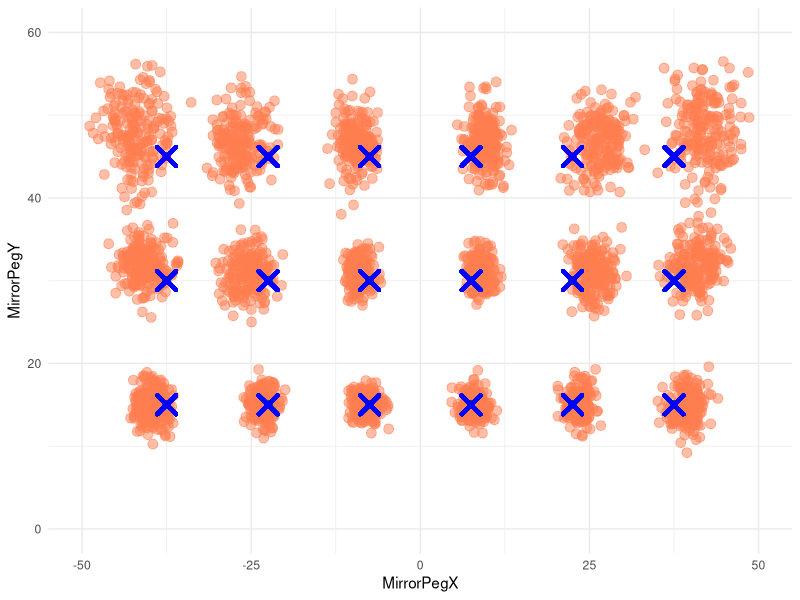
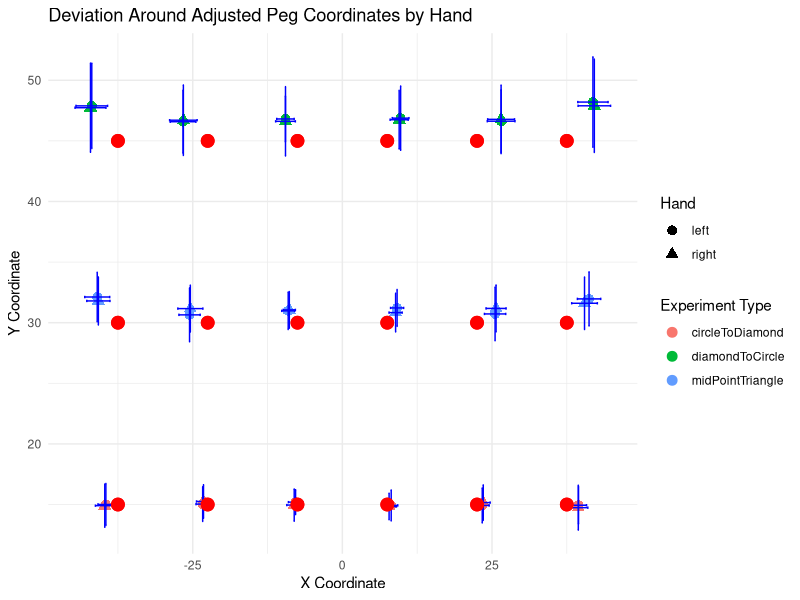
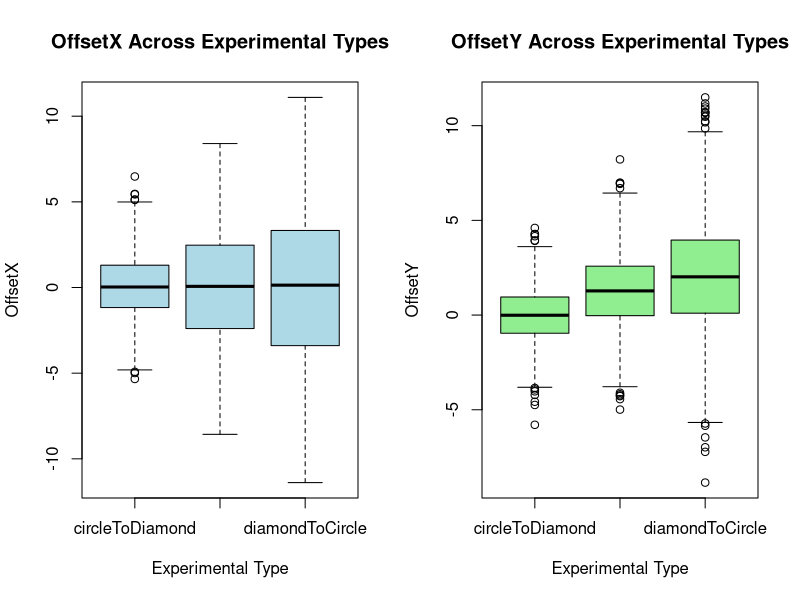
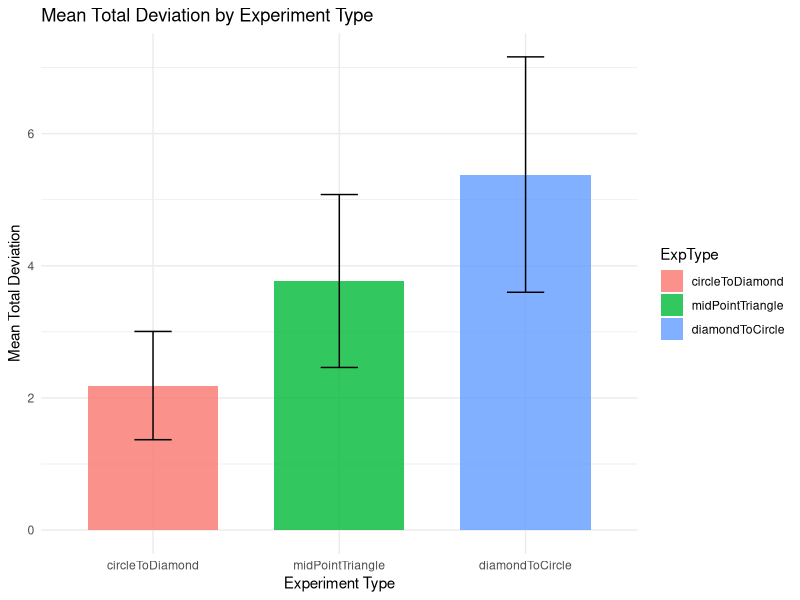
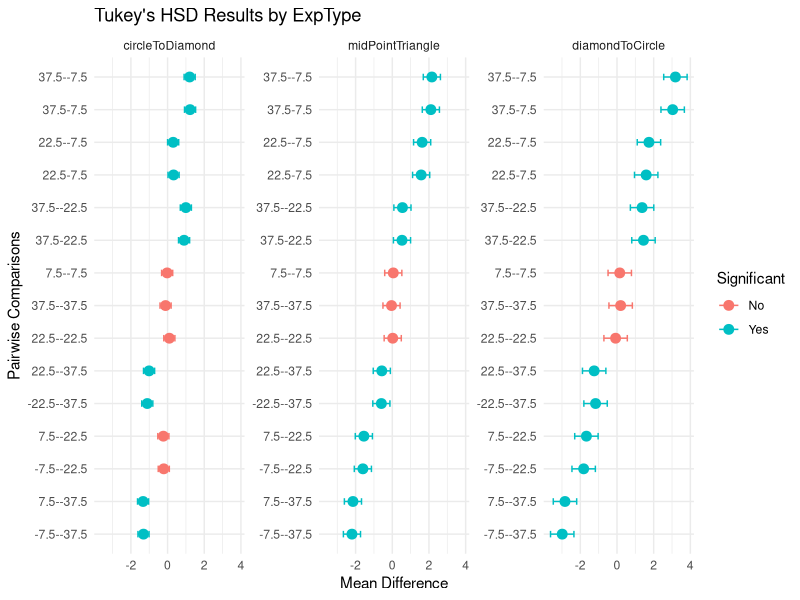
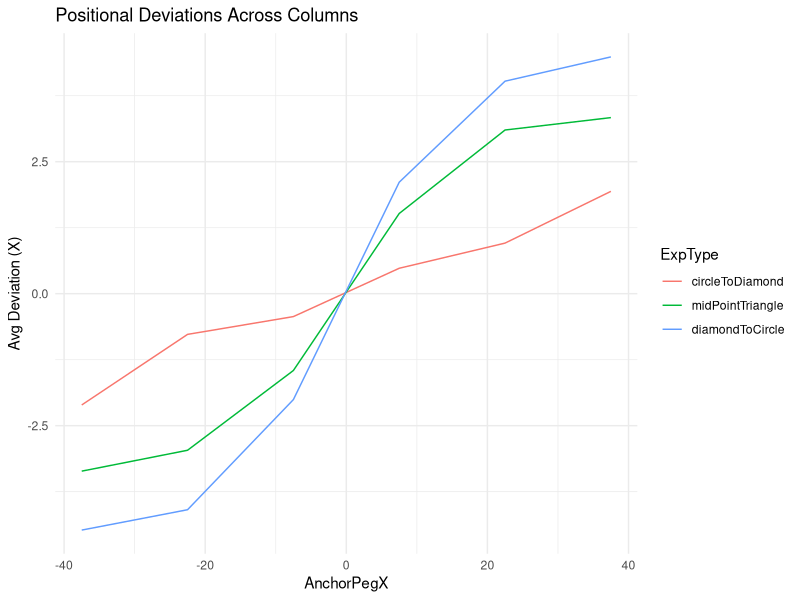
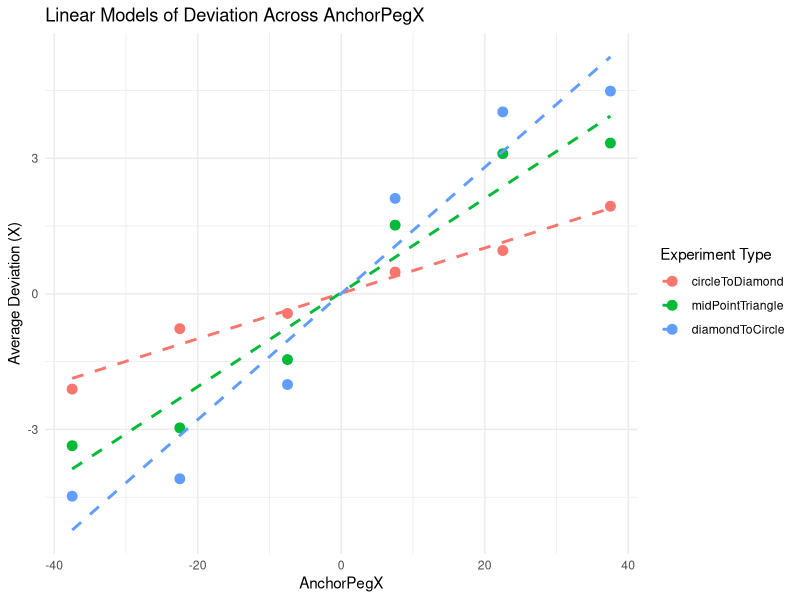
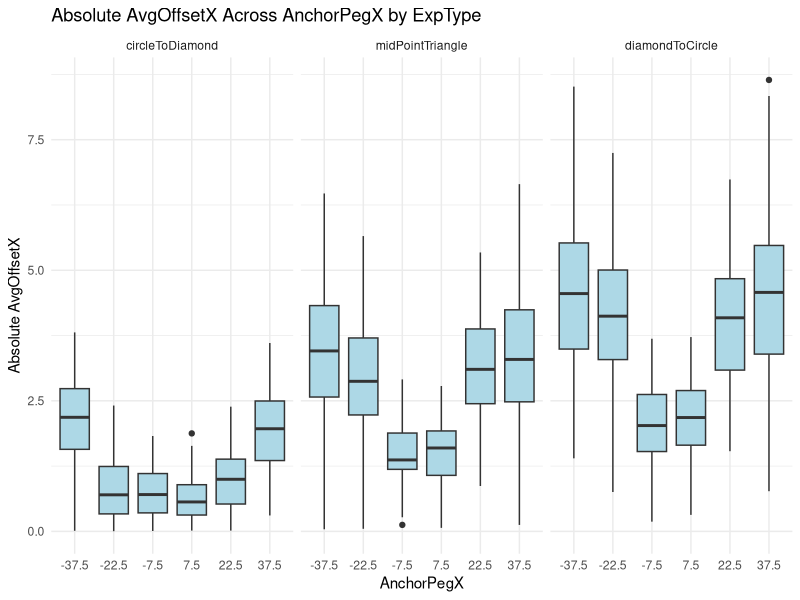

Source code (R) for these figures, in order:
# Load necessary libraries for data manipulation and visualization
library(ggplot2)  # For creating plots
library(tidyr)    # For data tidying
library(dplyr)    # For data manipulation
library(forcats)  # For working with categorical variables (factors)
library(pwr)      # For power analysis
library(broom)    # For tidying model outputs

# # ## # ## # ## # ## # ## # ## # ## # ## # ## # ## # ## # #
#------------- DATA GENERATION -----------------------------
# # ## # ## # ## # ## # ## # ## # ## # ## # ## # ## # ## # #

# Define the spatial points where the tasks are performed
xPoints <- c(7.5, 22.5, 37.5)  # X-coordinates for pegs
yPoints <- c(45, 30, 15)       # Y-coordinates for different shapes
diamondY <- 45
triangleY <- 30
circleY <- 15

numOfRepsPerPoint <- 3  # Number of repetitions per point
numOfPpl <- 67        # Total number of participants

# Initialize an empty data frame to store the simulated data
data <- data.frame(
  Person = integer(),
  Hand = character(),
  ExpType = character(),
  AnchorPegX = numeric(),
  AnchorPegY = numeric(),
  RefPegX = numeric(),
  RefPegY = numeric(),
  MirrorPegX = numeric(),
  RealMirrorPegX = numeric(),
  MirrorPegY = numeric(),
  RealMirrorPegY = numeric(),
  OffsetX = numeric(),
  OffsetY = numeric(),
  Height = numeric(),
  Wingspan = numeric(),
  stringsAsFactors = FALSE
)

# Define the means and standard deviations for the offsets (deviations)
# These represent how much participants deviate from the target positions
specificCircleMeansX <- c(-2, -1, -0.5, 0.5, 1, 2)
specificCircleMeansY <- c(0, 0, 0, 0, 0, 0)
specificCircleSDsX <- c(1.5, 1.2, 1.2, 1.2, 1.2, 1.5)
specificCircleSDsY <- c(1.7, 1.5, 1.2, 1.2, 1.5, 1.7)

specificTriangleMeansX <- c(-3.5, -3, -1.5, 1.5, 3, 3.5)
specificTriangleMeansY <- c(2, 1, 1, 1, 1, 2)
specificTriangleSDsX <- c(2, 1.8, 1, 1, 1.8, 2)
specificTriangleSDsY <- c(2.2, 2, 1.5, 1.5, 2, 2.2)

specificDiamondMeansX <- c(-4.5, -4, -2, 2, 4, 4.5)
specificDiamondMeansY <- c(3, 2, 2, 2, 2, 3)
specificDiamondSDsX <- c(2.5, 2.3, 1.5, 1.5, 2.3, 2.5)
specificDiamondSDsY <- c(3.8, 2.7, 2.5, 2.5, 2.7, 3.8)

# Create a loop for xPoints that includes negative values (mirror positions)
xPointsLoop <- c(-xPoints[3], -xPoints[2], -xPoints[1], xPoints[1], xPoints[2], xPoints[3])

# Loop over each participant to generate their data
for (person in 1:numOfPpl) {
  # Randomly assign height and wingspan to each participant
  height <- rnorm(1, mean = 170, sd = 30)      # Mean height 170 cm
  wingspan <- rnorm(1, mean = 180, sd = 30)    # Mean wingspan 180 cm
  hand <- ifelse(runif(1) < 0.5, "left", "right")  # Randomly assign hand dominance
  
  # Calculate scaling factors based on height and wingspan
  heightScalingFactor <- height / 170        # Relative to average height
  wingspanScalingFactor <- wingspan / 180    # Relative to average wingspan
  scalingFactor <- (heightScalingFactor + wingspanScalingFactor) / 2  # Average scaling factor
  
  # Loop through the three experimental types (diamond, triangle, circle)
  for (h in 1:3) {
    currY <- yPoints[h]
    
    # Depending on the experiment type, assign the appropriate Y-coordinates and means
    if (h == 1) {
      AnchorPegY <- circleY
      RefPegY <- triangleY
      MirrorPegY <- diamondY
      expType <- "diamondToCircle"
      
      # Adjust means based on the participant's scaling factor
      XmeansToUse <- specificDiamondMeansX * scalingFactor
      YmeansToUse <- specificDiamondMeansY * scalingFactor
      XsdsToUse <- specificDiamondSDsX
      YsdsToUse <- specificDiamondSDsY
      
    } else if (h == 2) {
      AnchorPegY <- diamondY
      RefPegY <- circleY
      MirrorPegY <- triangleY
      expType <- "midPointTriangle"
      
      XmeansToUse <- specificTriangleMeansX * scalingFactor
      YmeansToUse <- specificTriangleMeansY * scalingFactor
      XsdsToUse <- specificTriangleSDsX
      YsdsToUse <- specificTriangleSDsY
      
    } else if (h == 3) {
      AnchorPegY <- diamondY
      RefPegY <- triangleY
      MirrorPegY <- circleY
      expType <- "circleToDiamond"
      
      XmeansToUse <- specificCircleMeansX * scalingFactor
      YmeansToUse <- specificCircleMeansY * scalingFactor
      XsdsToUse <- specificCircleSDsX
      YsdsToUse <- specificCircleSDsY
    }
    
    # Loop over each condition (different x positions)
    for (i in 1:6) {
      for (repsOfPoint in 1:numOfRepsPerPoint) {
        # Generate random offsets based on the means and standard deviations
        offsetX <- rnorm(1, mean = XmeansToUse[i], sd = XsdsToUse[i])
        offsetY <- rnorm(1, mean = YmeansToUse[i], sd = YsdsToUse[i])
        
        # Calculate the participant's response positions
        realMirrorPegX <- xPointsLoop[i]
        mirrorPegX <- realMirrorPegX + offsetX
        mirrorPegY <- MirrorPegY + offsetY
        
        # Add the new data point to the data frame
        data <- rbind(data, data.frame(
          Person = person,
          hand = hand,
          ExpType = expType,
          AnchorPegX = xPointsLoop[i],
          AnchorPegY = AnchorPegY,
          RefPegX = xPointsLoop[i],
          RefPegY = RefPegY,
          MirrorPegX = mirrorPegX,
          RealMirrorPegX = realMirrorPegX,
          MirrorPegY = mirrorPegY,
          RealMirrorPegY = MirrorPegY,
          OffsetX = offsetX,
          OffsetY = offsetY,
          Height = height,
          Wingspan = wingspan
        ))
      }
    }
  }
}

# Randomly assign 'Hand' as a factor (this seems redundant since 'hand' is already assigned)
data <- data %>%
  mutate(Hand = rep(c("Left", "Right"), length.out = nrow(data)))

# Adjust offsets slightly based on hand dominance and anchor positions
data <- data %>%
  mutate(
    HandOffsetX = case_when(
      Hand == "Left" & AnchorPegX == 7.5 ~ OffsetX - 0.1,
      Hand == "Left" & AnchorPegX == 22.5 ~ OffsetX - 0.05,
      Hand == "Left" & AnchorPegX == 37.5 ~ OffsetX - 0.2,
      Hand == "Right" & AnchorPegX == 7.5 ~ OffsetX + 0.1,
      Hand == "Right" & AnchorPegX == 22.5 ~ OffsetX + 0.05,
      Hand == "Right" & AnchorPegX == 37.5 ~ OffsetX + 0.2,
      TRUE ~ OffsetX  # If none of the above, no adjustment
    )
  )

# # ## # ## # ## # ## # ## # ## # ## # ## # ## # ## # ## # #
#------------- VIEW RAW DATA -------------------------------
# # ## # ## # ## # ## # ## # ## # ## # ## # ## # ## # ## # #

# Visualize the data to see the distribution of pegs and responses
ggplot(data) +
  geom_point(aes(x = MirrorPegX, y = MirrorPegY), color="coral", alpha = 0.5, size = 3) +  # Participant responses
  geom_point(aes(x = AnchorPegX, y = AnchorPegY), color = "red", size = 2) +              # Anchor pegs
  geom_point(aes(x = RefPegX, y = RefPegY), size = 2, color =  "darkgreen") +             # Reference pegs
  geom_point(aes(x = RealMirrorPegX, y = RealMirrorPegY), color = "blue", size = 5, shape = 4, stroke = 2) +  # Target positions
  xlim(-50, 50) +
  ylim(0, 60) +
  theme_minimal() +
  labs(color = "Person")

# # ## # ## # ## # ## # ## # ## # ## # ## # ## # ## # ## # #
#------------- VIEW DEVIATIONS (with hand effects) ---------
# # ## # ## # ## # ## # ## # ## # ## # ## # ## # ## # ## # #

# Summarize deviations grouped by experiment type, real peg coordinates, and hand
deviation_summary <- data %>%
  group_by(ExpType, RealMirrorPegX, RealMirrorPegY, hand) %>%
  summarise(
    AvgDeviationX = mean((OffsetX)),  # Average deviation in X
    AvgDeviationY = mean((OffsetY)),  # Average deviation in Y
    StdDevX = sd(OffsetX),            # Standard deviation in X
    StdDevY = sd(OffsetY),            # Standard deviation in Y
    .groups = "drop"
  )

# Print the summarized deviations
print(deviation_summary)

# Plot the deviations with error bars
ggplot(deviation_summary, 
       aes(x = RealMirrorPegX + AvgDeviationX, 
           y = RealMirrorPegY + AvgDeviationY)) +
  geom_point(aes(color = ExpType, shape = hand), size = 3) +  # Deviations colored by experiment type and shaped by hand
  geom_errorbar(aes(
    ymin = (RealMirrorPegY + AvgDeviationY) - StdDevY,
    ymax = (RealMirrorPegY + AvgDeviationY) + StdDevY
  ), width = 0.2, color = "blue") +  # Y-axis error bars
  geom_errorbarh(aes(
    xmin = (RealMirrorPegX + AvgDeviationX) - StdDevX,
    xmax = (RealMirrorPegX + AvgDeviationX) + StdDevX
  ), height = 0.2, color = "blue") +  # X-axis error bars
  geom_point(aes(x = RealMirrorPegX, y = RealMirrorPegY), 
             color = "red", size = 4) +  # Original target positions
  labs(title = "Deviation Around Adjusted Peg Coordinates by Hand",
       x = "X Coordinate",
       y = "Y Coordinate",
       color = "Experiment Type",
       shape = "Hand") +
  theme_minimal()

# # ## # ## # ## # ## # ## # ## # ## # ## # ## # ## # ## # #
#------------- VIEW DEVIATIONS AS BOX PLOTS PER AXIS -------
# # ## # ## # ## # ## # ## # ## # ## # ## # ## # ## # ## # #

# Set up plotting area for side-by-side boxplots
par(mfrow = c(1, 2))  # 1 row, 2 columns

# Ensure the experiment types are in a specific order
data$ExpType <- factor(data$ExpType, levels = c("circleToDiamond", "midPointTriangle", "diamondToCircle"))

# Boxplot for X-axis deviations
boxplot(OffsetX ~ ExpType, data = data, main = "OffsetX Across Experimental Types",
        xlab = "Experimental Type", ylab = "OffsetX", col = "lightblue")

# Boxplot for Y-axis deviations
boxplot(OffsetY ~ ExpType, data = data, main = "OffsetY Across Experimental Types",
        xlab = "Experimental Type", ylab = "OffsetY", col = "lightgreen")

# Reset plotting layout to default
par(mfrow = c(1, 1))

# # ## # ## # ## # ## # ## # ## # ## # ## # ## # ## # ## # #
#------------- ANALYZING DEVIATIONS FOR SIGNIFICANCEVIA LINEAR MODELS AND ANOVAs ----------------
# # ## # ## # ## # ## # ## # ## # ## # ## # ## # ## # ## # #

# Summarize deviations per participant and experimental condition
row_trends <- data %>%
  group_by(Person, ExpType, AnchorPegX, AnchorPegY) %>%
  summarise(
    TotalDeviation = sqrt(mean(OffsetX^2, na.rm = TRUE) + mean(OffsetY^2, na.rm = TRUE)),  # Euclidean distance
    AvgOffsetX = mean(OffsetX, na.rm = TRUE),
    SDOffsetX = sd(OffsetX, na.rm = TRUE),
    AvgOffsetY = mean(OffsetY, na.rm = TRUE),
    SDOffsetY = sd(OffsetY, na.rm = TRUE),
    SDDeviation = sd(sqrt(OffsetX^2 + OffsetY^2), na.rm = TRUE),
    .groups = "drop"
  )

# # ## # ## # ## # ## # ## # ## # ## # ## # ## # ## # ## # #
#------------- BOX PLOT OF MEAN TOTAL DEVIATION ------------
# # ## # ## # ## # ## # ## # ## # ## # ## # ## # ## # ## # #

# Summarize data for plotting
summary_data <- row_trends %>%
  group_by(ExpType) %>%
  summarise(
    MeanTotalDeviation = mean(TotalDeviation, na.rm = TRUE),
    SDTotalDeviation = sd(TotalDeviation, na.rm = TRUE),
    MeanOffsetX = mean(AvgOffsetX, na.rm = TRUE),
    SDOffsetX = sd(AvgOffsetX, na.rm = TRUE),
    MeanOffsetY = mean(AvgOffsetY, na.rm = TRUE),
    SDOffsetY = sd(AvgOffsetY, na.rm = TRUE),
    .groups = "drop"
  )

# Print the summary data
print(summary_data)

# Plot mean total deviation by experiment type
ggplot(summary_data, aes(x = ExpType, y = MeanTotalDeviation, fill = ExpType)) +
  geom_bar(stat = "identity", width = 0.7, alpha = 0.8) +
  geom_errorbar(aes(ymin = MeanTotalDeviation - SDTotalDeviation,
                    ymax = MeanTotalDeviation + SDTotalDeviation),
                width = 0.2, color = "black") +
  labs(title = "Mean Total Deviation by Experiment Type",
       x = "Experiment Type",
       y = "Mean Total Deviation") +
  theme_minimal()


# # ## # ## # ## # ## # ## # ## # ## # ## # ## # ## # ## # #
#------------- ANOVA AND TUKEY HSD ANALYSIS ----------------
# # ## # ## # ## # ## # ## # ## # ## # ## # ## # ## # ## # #

# Perform Tukey's HSD test to see where significant differences lie between different AnchorPegX positions
tukey_all <- row_trends %>%
  group_by(ExpType) %>%
  do({
    # ANOVA for TotalDeviation based on AnchorPegX
    anova_model <- aov(TotalDeviation ~ factor(AnchorPegX), data = .)
    tukey_results <- TukeyHSD(anova_model, "factor(AnchorPegX)")$`factor(AnchorPegX)`
    
    # Convert Tukey results to a data frame
    tukey_df <- as.data.frame(tukey_results)
    tukey_df$Comparison <- rownames(tukey_df)
    tukey_df$ExpType <- unique(.$ExpType)
    tukey_df
  }) %>%
  ungroup()

# Clean and format Tukey results
tukey_all <- tukey_all %>%
  select(ExpType, Comparison, diff, lwr, upr, `p adj`) %>%
  mutate(Significant = ifelse(`p adj` < 0.05, "Yes", "No"))

# Print the Tukey results
print(tukey_all)

# Plot Tukey's HSD results
ggplot(tukey_all, aes(x = reorder(Comparison, diff), y = diff, color = Significant)) +
  geom_point(size = 3) +
  geom_errorbar(aes(ymin = lwr, ymax = upr), width = 0.2) +
  facet_wrap(~ ExpType, scales = "free_y") +
  coord_flip() +
  labs(title = "Tukey's HSD Results by ExpType",
       x = "Pairwise Comparisons",
       y = "Mean Difference",
       color = "Significant") +
  theme_minimal()

# # ## # ## # ## # ## # ## # ## # ## # ## # ## # ## # ## # #
#------------- DEVIATIONS IN X-AXIS ONLY -------------------
# # ## # ## # ## # ## # ## # ## # ## # ## # ## # ## # ## # #

# Summarize deviations in X-axis across columns (AnchorPegX)
column_trends <- data %>%
  group_by(ExpType, AnchorPegX, AnchorPegY) %>%
  summarise(
    AvgDeviationX = mean(OffsetX, na.rm = TRUE),
    AvgDeviationY = mean(OffsetY, na.rm = TRUE),
    TotalDeviation = mean(sqrt(OffsetX^2 + OffsetY^2), na.rm = TRUE),
    SDTotalDeviation = sd(sqrt(OffsetX^2 + OffsetY^2), na.rm = TRUE),
    .groups = "drop"
  )

# Print the column trends
print(column_trends)

# Plot average deviation in X-axis across AnchorPegX
ggplot(column_trends, aes(x = AnchorPegX, y = AvgDeviationX, color = ExpType)) +
  geom_line() +
  labs(title = "Positional Deviations Across Columns",
       x = "AnchorPegX",
       y = "Avg Deviation (X)") +
  theme_minimal()

# Fit linear models for AvgDeviationX by AnchorPegX for each ExpType
lm_models <- column_trends %>%
  group_by(ExpType) %>%
  summarise(
    Model = list(lm(AvgDeviationX ~ AnchorPegX, data = cur_data())),
    .groups = "drop"
  )

# Generate predictions from the linear models
fitted_data <- column_trends %>%
  group_by(ExpType) %>%
  mutate(
    FittedDeviationX = predict(lm(AvgDeviationX ~ AnchorPegX, data = cur_data()))
  ) %>%
  ungroup()

# Plot the original data and the fitted lines
ggplot(fitted_data, aes(x = AnchorPegX, y = AvgDeviationX, color = ExpType)) +
  geom_point(size = 3) +
  geom_line(aes(y = FittedDeviationX), linetype = "dashed", size = 1) +
  labs(title = "Linear Models of Deviation Across AnchorPegX",
       x = "AnchorPegX",
       y = "Average Deviation (X)",
       color = "Experiment Type") +
  theme_minimal()

# # ## # ## # ## # ## # ## # ## # ## # ## # ## # ## # ## # #
#------------- MULTIPLE ANOVA ON DEVIATION IN X ------------
# # ## # ## # ## # ## # ## # ## # ## # ## # ## # ## # ## # #

# Split data by experiment type
split_data <- split(row_trends, row_trends$ExpType)

# Perform ANOVA and Tukey HSD test for each experiment type
anova_results <- lapply(split_data, function(sub_data) {
  aov(abs(AvgOffsetX) ~ factor(AnchorPegX), data = sub_data)
})

tukey_results <- lapply(anova_results, TukeyHSD)

# Display Tukey HSD results
for (exp_type in names(tukey_results)) {
  cat("\n### Tukey HSD Results for ExpType:", exp_type, "###\n")
  print(tukey_results[[exp_type]])
}

# Create a boxplot of absolute average offset in X across AnchorPegX
ggplot(row_trends, aes(x = factor(AnchorPegX), y = abs(AvgOffsetX))) +
  geom_boxplot(fill = "lightblue") +
  facet_wrap(~ ExpType) +
  labs(title = "Absolute AvgOffsetX Across AnchorPegX by ExpType",
       x = "AnchorPegX",
       y = "Absolute AvgOffsetX") +
  theme_minimal()

# Convert Tukey results into a data frame for plotting
tukey_data <- lapply(names(tukey_results), function(exp_type) {
  result <- as.data.frame(tukey_results[[exp_type]]$`factor(AnchorPegX)`)
  result$Comparison <- rownames(result)
  result$ExpType <- exp_type
  result
})

tukey_data <- do.call(rbind, tukey_data)
tukey_data$Significant <- ifelse(tukey_data$`p adj` < 0.05, "Yes", "No")
tukey_data$ExpType <- factor(tukey_data$ExpType, levels = c("circleToDiamond", "midPointTriangle", "diamondToCircle"))

# Plot the Tukey HSD results for AvgOffsetX
ggplot(tukey_data, aes(x = reorder(Comparison, diff), y = diff, color = Significant)) +
  geom_point(size = 3) +
  geom_errorbar(aes(ymin = lwr, ymax = upr), width = 0.2) +
  geom_hline(yintercept = 0, linetype = "dashed", color = "black") +
  facet_wrap(~ ExpType, scales = "free_y") +
  coord_flip() +
  labs(title = "Tukey HSD Results for AvgOffsetX Across AnchorPegX",
       x = "Pairwise Comparisons",
       y = "Mean Difference",
       color = "Significant") +
  scale_color_manual(values = c("Yes" = "red", "No" = "gray")) +
  theme_minimal()

# # ## # ## # ## # ## # ## # ## # ## # ## # ## # ## # ## # #
#------------- DEVIATIONS IN Y-AXIS ONLY -------------------
# # ## # ## # ## # ## # ## # ## # ## # ## # ## # ## # ## # #

# Similar analysis is performed for Y-axis deviations

# Summarize deviations in Y-axis across columns (AnchorPegX)
column_trends <- data %>%
  group_by(ExpType, AnchorPegX, AnchorPegY) %>%
  summarise(
    AvgDeviationX = mean(OffsetX, na.rm = TRUE),
    AvgDeviationY = mean(OffsetY, na.rm = TRUE),
    TotalDeviation = mean(sqrt(OffsetX^2 + OffsetY^2), na.rm = TRUE),
    SDTotalDeviation = sd(sqrt(OffsetX^2 + OffsetY^2), na.rm = TRUE),
    .groups = "drop"
  )

# Print the column trends
print(column_trends)

# Plot average deviation in Y-axis across AnchorPegX
ggplot(column_trends, aes(x = AnchorPegX, y = AvgDeviationY, color = ExpType)) +
  geom_line() +
  labs(title = "Positional Deviations Across Columns",
       x = "AnchorPegX",
       y = "Avg Deviation (Y)") +
  theme_minimal()

# Fit linear models for AvgDeviationY by AnchorPegY for each ExpType
lm_models <- column_trends %>%
  group_by(ExpType) %>%
  summarise(
    Model = list(lm(AvgDeviationY ~ AnchorPegY, data = cur_data())),
    .groups = "drop"
  )

# Generate predictions from the linear models
fitted_data <- column_trends %>%
  group_by(ExpType) %>%
  mutate(
    FittedDeviationY = predict(lm(AvgDeviationY ~ AnchorPegY, data = cur_data()))
  ) %>%
  ungroup()

# Plot the original data and the fitted lines for Y-axis
ggplot(fitted_data, aes(x = AnchorPegX, y = AvgDeviationY, color = ExpType)) +
  geom_point(size = 3) +
  geom_line(aes(y = FittedDeviationY), linetype = "dashed", size = 1) +
  labs(title = "Linear Models of Deviation Across AnchorPegX",
       x = "AnchorPegX",
       y = "Average Deviation (Y)",
       color = "Experiment Type") +
  theme_minimal()

# Perform ANOVA and Tukey HSD test for Y-axis deviations
split_data <- split(row_trends, row_trends$ExpType)
anova_results <- lapply(split_data, function(sub_data) {
  aov(abs(AvgOffsetY) ~ factor(AnchorPegX), data = sub_data)
})
tukey_results <- lapply(anova_results, TukeyHSD)

# Display Tukey HSD results
for (exp_type in names(tukey_results)) {
  cat("\n### Tukey HSD Results for ExpType:", exp_type, "###\n")
  print(tukey_results[[exp_type]])
}

# Create a boxplot of absolute average offset in Y across AnchorPegX
ggplot(row_trends, aes(x = factor(AnchorPegX), y = abs(AvgOffsetY))) +
  geom_boxplot(fill = "lightblue") +
  facet_wrap(~ ExpType) +
  labs(title = "Absolute AvgOffsetY Across AnchorPegX by ExpType",
       x = "AnchorPegX",
       y = "Absolute AvgOffsetY") +
  theme_minimal()

# Convert Tukey results into a data frame for plotting
tukey_data <- lapply(names(tukey_results), function(exp_type) {
  result <- as.data.frame(tukey_results[[exp_type]]$`factor(AnchorPegX)`)
  result$Comparison <- rownames(result)
  result$ExpType <- exp_type
  result
})

tukey_data <- do.call(rbind, tukey_data)
tukey_data$Significant <- ifelse(tukey_data$`p adj` < 0.05, "Yes", "No")
tukey_data$ExpType <- factor(tukey_data$ExpType, levels = c("circleToDiamond", "midPointTriangle", "diamondToCircle"))

# Plot the Tukey HSD results for AvgOffsetY
ggplot(tukey_data, aes(x = reorder(Comparison, diff), y = diff, color = Significant)) +
  geom_point(size = 3) +
  geom_errorbar(aes(ymin = lwr, ymax = upr), width = 0.2) +
  geom_hline(yintercept = 0, linetype = "dashed", color = "black") +
  facet_wrap(~ ExpType, scales = "free_y") +
  coord_flip() +
  labs(title = "Tukey HSD Results for AvgOffsetY Across AnchorPegX",
       x = "Pairwise Comparisons",
       y = "Mean Difference",
       color = "Significant") +
  scale_color_manual(values = c("Yes" = "red", "No" = "gray")) +
  theme_minimal()

# # ## # ## # ## # ## # ## # ## # ## # ## # ## # ## # ## # #
#------------- ANALYZING DEVIATION ON ANGULAR DIMENSION ----
# # ## # ## # ## # ## # ## # ## # ## # ## # ## # ## # ## # #

# Visualize the relationship between MirrorPegX and MirrorPegY, grouped by hand dominance
ggplot(data, aes(x = MirrorPegX, y = MirrorPegY, color = as.factor(AnchorPegX), linetype = hand)) +
  geom_point(alpha = 0.5, aes(shape = hand)) +
  geom_smooth(method = "lm", se = FALSE) +
  labs(
    title = "Correlations by AnchorPegX, Overlapping by Hand",
    x = "MirrorPegX",
    y = "MirrorPegY",
    color = "AnchorPegX",
    linetype = "Hand",
    shape = "Hand"
  ) +
  theme_minimal()

# Split data by hand dominance
left_hand_data <- data %>% filter(hand == "left")
right_hand_data <- data %>% filter(hand == "right")

# Fit linear models for each hand group
lm_left <- lm(MirrorPegY ~ MirrorPegX, data = left_hand_data)
lm_right <- lm(MirrorPegY ~ MirrorPegX, data = right_hand_data)

# View model summaries
summary(lm_left)
summary(lm_right)

# Combine data and test interaction effects
data_combined <- data %>%
  mutate(Group = ifelse(hand == "left", "Left-Handed", "Right-Handed"))

# Fit a model with interaction term
combined_lm <- lm(MirrorPegY ~ MirrorPegX * Group, data = data_combined)

# Perform ANOVA to test interaction effects
anova_result <- anova(combined_lm)
summary(anova_result)


# Compute slopes and angles
angles_summary <- data %>%
  group_by(AnchorPegX, hand) %>%
  summarise(
    Slope = lm(MirrorPegY ~ MirrorPegX)$coefficients[2],
    OriginalAngle = atan(Slope) * (180 / pi),
    DeviationAngle = 90 - abs(atan(Slope) * (180 / pi))
  )

# View the angle summary
print(angles_summary)

# Perform ANOVA on deviation angles
anova_result <- aov(DeviationAngle ~ AnchorPegX, data = angles_summary)
summary(anova_result)

# Visualize deviation angles
ggplot(angles_summary, aes(x = as.factor(AnchorPegX), y = DeviationAngle, fill = hand)) +
  geom_bar(stat = "identity", position = "dodge") +
  labs(
    title = "Deviation Angles by AnchorPegX and Handedness",
    x = "AnchorPegX",
    y = "Deviation Angle (degrees)",
    fill = "Handedness"
  ) +
  theme_minimal()

# # ## # ## # ## # ## # ## # ## # ## # ## # ## # ## # ## # #
#------------- POWER ANALYSIS ------------------------------
# # ## # ## # ## # ## # ## # ## # ## # ## # ## # ## # ## # #


# Additional calculations using standard errors (SE) and sample size
n <- 10  # Sample size


# SE values from the table (absolute values of the negatives)
se_left_oblique_front <- abs(-0.24)
se_left_hv_front <- abs(-0.24)
se_left_oblique_left <- abs(-0.21)
se_left_hv_left <- abs(-0.24)

se_right_oblique_front <- abs(-0.18)
se_right_hv_front <- abs(-0.19)
se_right_oblique_right <- abs(-0.18)
se_right_hv_right <- abs(-0.27)

# Calculate SD values
sd_left_oblique_front <- se_left_oblique_front * sqrt(n)
sd_left_hv_front <- se_left_hv_front * sqrt(n)
sd_left_oblique_left <- se_left_oblique_left * sqrt(n)
sd_left_hv_left <- se_left_hv_left * sqrt(n)

sd_right_oblique_front <- se_right_oblique_front * sqrt(n)
sd_right_hv_front <- se_right_hv_front * sqrt(n)
sd_right_oblique_right <- se_right_oblique_right * sqrt(n)
sd_right_hv_right <- se_right_hv_right * sqrt(n)

# Print the calculated SDs
cat("SD values:\n")
cat("Left Oblique Front:", sd_left_oblique_front, "\n")
cat("Left HV Front:", sd_left_hv_front, "\n")
cat("Left Oblique Left:", sd_left_oblique_left, "\n")
cat("Left HV Left:", sd_left_hv_left, "\n")
cat("Right Oblique Front:", sd_right_oblique_front, "\n")
cat("Right HV Front:", sd_right_hv_front, "\n")
cat("Right Oblique Right:", sd_right_oblique_right, "\n")
cat("Right HV Right:", sd_right_hv_right, "\n")

# Example for Cohen's d using these SDs
# Define mean offsets for left and right (X-axis as an example)
left_means_x <- c(1.59, 1.82)  # Oblique Front, HV Front
right_means_x <- c(1.36, 1.29) # Oblique Front, HV Front

# Compute mean of means
mean_left_x <- mean(left_means_x)
mean_right_x <- mean(right_means_x)

# Pooled SD for Oblique Front and HV Front
pooled_sd_x <- sqrt((sd_left_oblique_front^2 + sd_right_oblique_front^2) / 2)

# Cohen's d for X-axis
cohen_d_x <- (mean_left_x - mean_right_x) / pooled_sd_x
cat("Cohen's d for X-axis:", cohen_d_x, "\n")
# Perform power analysis with the new effect size
power_analysis <- pwr.t.test(
  d = cohen_d_x,
  sig.level = 0.05,
  power = 0.9,
  type = "two.sample"
)

# Print the power analysis result
print(power_analysis)
